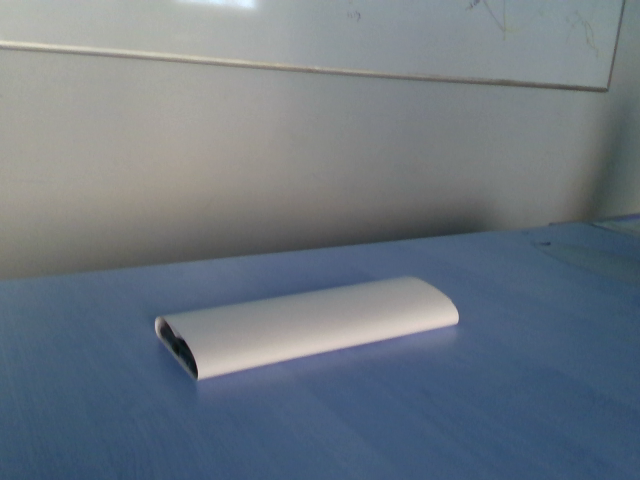
#> input picture demo/rgb.png, 640 x 480 px
$ python main.py
#> lines starting #> are read from the running program, lines starting #| are printed output that depends on the picture; after the words box and inside, x2 and y2 are one past the last pixel; in counts of white or black regions, pixels touching at a corner belong together
### lib/rgbd2pointcloud.py
import numpy as np
from lib.params_camera import config

### source code : https://svncvpr.in.tum.de/cvpr-ros-pkg/trunk/rgbd_benchmark/rgbd_benchmark_tools/src/rgbd_benchmark_tools/generate_pointcloud.py ###

"""
This script reads a registered pair of color and depth images and generates a
colored 3D point cloud.
"""

def rgbd2pointcloud(rgb, depth, debug_mode = False):
	if rgb.shape[:2] != depth.shape:
		raise Exception("Color and depth image do not have the same resolution.")
	points = []
	dict_depth_point = {}
	for v in range(rgb.shape[1]):
		for u in range(rgb.shape[0]):
			color = rgb[u,v]
			Z = depth[u,v] / config.scalingfactor
			if debug_mode:
				print('scaled depth : ', Z)
			if Z == 0:
				continue
			X = (u - config.centerX) * Z / config.focal_length
			Y = (v - config.centerY) * Z / config.focal_length
			points.append([X, Y, Z])
			dict_depth_point[str([u, v, depth[u,v]])] = np.array([X, Y, Z, 1]).reshape((4,1))
	return points, dict_depth_point

### lib/ransac.py
import numpy as np
import random
from lib.params_camera import config

def ransac(pointcloud):
	count = 0
	best_plane_detected = []
	pointcloud = list(pointcloud)
	best_plane = None
	best_num_inliers = 0
	while count < config.num_iters_for_points:
		point_group = pointcloud # random.sample(pointcloud, config.num_groups)
		iters = 0
		while iters < config.num_iters_for_plane:
			num_inliers = 0
			random.shuffle(point_group)
			point_plane = point_group[:3]
			rest_point = point_group[3:]
			plane = estimate(point_plane)
			for point in rest_point:
				if is_inlier(point, plane, config.error_tolerated):
					num_inliers += 1
			if num_inliers > best_num_inliers:
				best_plane = plane
				best_num_inliers = num_inliers
				if num_inliers / config.num_groups > config.threhold_percentage:
					break
			iters += 1
		count += 1
	return best_plane, best_num_inliers / len(rest_point)

# [12 lines left out: functions solvequation, estimate_inlier, not called in this run]

def augment(xyzs):
	axyz = np.ones((len(xyzs), 4))
	axyz[:, :3] = xyzs
	return axyz

def is_inlier(xyz, coeffs, threshold):
	return np.abs(coeffs.dot(augment([xyz]).T)) < threshold

def estimate(xyzs):
	axyz = augment(xyzs[:3])
	return np.linalg.svd(axyz)[-1][-1, :]

### lib/generate_pointcloud.py
#!/usr/bin/python
# Software License Agreement (BSD License)
#
# Copyright (c) 2013, Juergen Sturm, TUM
# All rights reserved.
#
# Redistribution and use in source and binary forms, with or without
# modification, are permitted provided that the following conditions
# are met:
#
#  * Redistributions of source code must retain the above copyright
#    notice, this list of conditions and the following disclaimer.
#  * Redistributions in binary form must reproduce the above
#    copyright notice, this list of conditions and the following
#    disclaimer in the documentation and/or other materials provided
#    with the distribution.
#  * Neither the name of TUM nor the names of its
#    contributors may be used to endorse or promote products derived
#    from this software without specific prior written permission.
#
# THIS SOFTWARE IS PROVIDED BY THE COPYRIGHT HOLDERS AND CONTRIBUTORS
# "AS IS" AND ANY EXPRESS OR IMPLIED WARRANTIES, INCLUDING, BUT NOT
# LIMITED TO, THE IMPLIED WARRANTIES OF MERCHANTABILITY AND FITNESS
# FOR A PARTICULAR PURPOSE ARE DISCLAIMED. IN NO EVENT SHALL THE
# COPYRIGHT OWNER OR CONTRIBUTORS BE LIABLE FOR ANY DIRECT, INDIRECT,
# INCIDENTAL, SPECIAL, EXEMPLARY, OR CONSEQUENTIAL DAMAGES (INCLUDING,
# BUT NOT LIMITED TO, PROCUREMENT OF SUBSTITUTE GOODS OR SERVICES;
# LOSS OF USE, DATA, OR PROFITS; OR BUSINESS INTERRUPTION) HOWEVER
# CAUSED AND ON ANY THEORY OF LIABILITY, WHETHER IN CONTRACT, STRICT
# LIABILITY, OR TORT (INCLUDING NEGLIGENCE OR OTHERWISE) ARISING IN
# ANY WAY OUT OF THE USE OF THIS SOFTWARE, EVEN IF ADVISED OF THE
# POSSIBILITY OF SUCH DAMAGE.
#
# the resulting .ply file can be viewed for example with meshlab
# sudo apt-get install meshlab

"""
This script reads a registered pair of color and depth images and generates a
colored 3D point cloud in the PLY format.
"""

import argparse
import sys
import os
from PIL import Image
from lib.params_camera import config

def generate_pointcloud(rgb_file,depth_file,ply_file):
    """
    Generate a colored point cloud in PLY format from a color and a depth image.

    Input:
    rgb_file -- filename of color image
    depth_file -- filename of depth image
    ply_file -- filename of ply file

    """
    rgb = Image.open(rgb_file)
    depth = Image.open(depth_file)

    if rgb.size != depth.size:
        raise Exception("Color and depth image do not have the same resolution.")
    if rgb.mode != "RGB":
        raise Exception("Color image is not in RGB format")
    if depth.mode != "I":
        raise Exception("Depth image is not in intensity format")


    points = []
    for v in range(rgb.size[1]):
        for u in range(rgb.size[0]):
            color = rgb.getpixel((u,v))
            Z = depth.getpixel((u,v)) / config.scalingfactor
            if Z==0: continue
            X = (u - config.centerX) * Z / config.focal_length
            Y = (v - config.centerY) * Z / config.focal_length
            points.append("%f %f %f %d %d %d 0\n"%(X,Y,Z,color[0],color[1],color[2]))
    file = open(ply_file,"w")
    file.write('''ply
format ascii 1.0
element vertex %d
property float x
property float y
property float z
property uchar red
property uchar green
property uchar blue
property uchar alpha
end_header
%s
'''%(len(points),"".join(points)))
    file.close()

# [11 lines that do not run on import are left out]

### main.py
import numpy as np
import argparse
import pickle as pkl
from PIL import Image
import matplotlib.pyplot as plt
import random
import cv2

from lib.rgbd2pointcloud import rgbd2pointcloud
from lib.ransac import ransac
from lib.ransac import is_inlier
from lib.csv2depth import csv2depth
from lib.params_camera import config
from lib.generate_pointcloud import generate_pointcloud

def make_parser():
	parser = argparse.ArgumentParser()
	parser.add_argument(
		'-rgb', '--rgbimage', default='demo/rgb.png')
	parser.add_argument(
		'-depth', '--depthimage', default='demo/depth.png')
	return parser

def plot_plane(a, b, c, d):
	xx, yy = np.mgrid[:5, :5]
	return xx, yy, (-d - a * xx - b * yy) / c

def rotate_view(vis):
	ctr = vis.get_view_control()
	ctr.rotate(10.0, 0.0)
	return False

if __name__ == '__main__':
        parser = make_parser()
        args = parser.parse_args()
        rgb = cv2.imread(args.rgbimage)
#> rgb is the input picture: shape (480, 640, 3); mean B, G, R 128.9, 118.6, 108.2
        depth = plt.imread(args.depthimage)
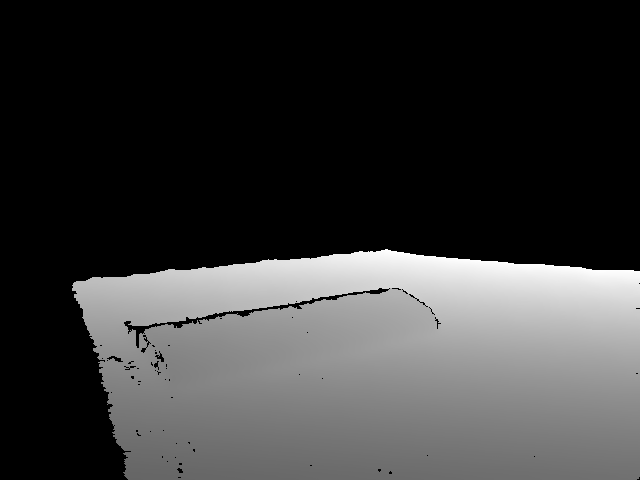
#> input picture demo/depth.png, 640 x 480 px
#> depth is the input picture: shape (480, 640) float32; min 0, max 1, mean 0.226
        #depth = csv2depth(args.depthimage)
        depth = depth / 255 * 1000
        depth[depth>3] = 0
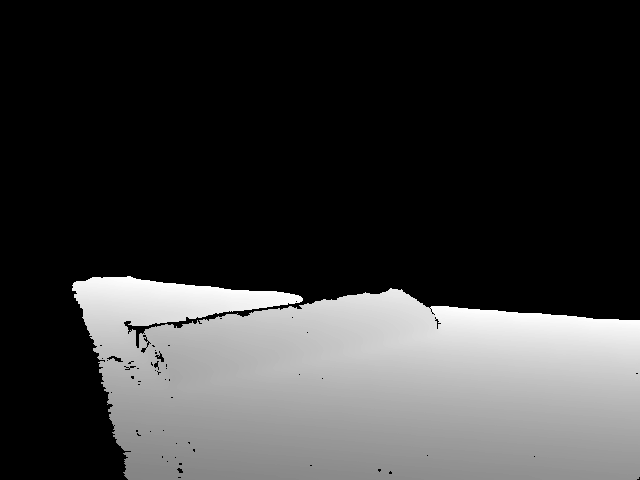
#> depth: shape (480, 640) float32; min 0, max 3, mean 0.675; drawn with min black and max white
        #depth = plt.imread(args.depthimage)
        #depth = pkl.load(open('depth.pkl','rb'))
        rgb = rgb[:depth.shape[0], :depth.shape[1]]
        rgb = np.array(rgb, dtype=np.float64)
        mask = np.ones(depth.shape)
        mask[depth==0] = 0
        pointcloud, dict_depth_point = rgbd2pointcloud(rgb, depth)
#> after the loop in rgbd2pointcloud, `for v in range(rgb.shape[1]):`: dict_depth_point = 96373 items
#> pointcloud = 96373 items; dict_depth_point = 96373 items
        pointcloud_ori = pointcloud.copy()
#> pointcloud_ori = 96373 items
        pointcloud = random.sample(list(pointcloud), 500)
#> pointcloud = 500 items, first 6: [0.000729, 0.000177, 0.00177], [0.000624, 0.000325, 0.00217], [0.00072, -0.000617, 0.0016], [0.000707, -0.000145, 0.00177], [0.000629, 0.000633, 0.00223], [0.000538, 0.000624, 0.00254]
        pointcloud = np.array(pointcloud).reshape((-1,3))
#> pointcloud = 500 rows, first 8: [0.000729, 0.000177, 0.00177], [0.000624, 0.000325, 0.00217], [0.00072, -0.000617, 0.0016], [0.000707, -0.000145, 0.00177], [0.000629, 0.000633, 0.00223], [0.000538, 0.000624, 0.00254], [0.000694, 0.000244, 0.00191], [0.000357, -3.91e-05, 0.00245]

        plane_detected, percentage_points_covered = ransac(pointcloud)
#> in ransac, `pointcloud = list(pointcloud)`: pointcloud = 500 items, first 6: [0.000729, 0.000177, 0.00177], [0.000624, 0.000325, 0.00217], [0.00072, -0.000617, 0.0016], [0.000707, -0.000145, 0.00177], [0.000629, 0.000633, 0.00223], [0.000538, 0.000624, 0.00254]
#> after the loop in ransac, `while count < config.num_iters_for_points:`: best_num_inliers = 437; best_plane = [-0.953, 0.0786, -0.292, 0.00119]; count = 50
#> plane_detected = [-0.953, 0.0786, -0.292, 0.00119]; percentage_points_covered = 0.879
        for key in dict_depth_point.keys():
        	if np.dot(plane_detected, dict_depth_point[key]) < config.error_tolerated:
        		coordinates = eval(str(key))
        		mask[coordinates[0], coordinates[1]] = 0
#> this loop made 96373 passes
#> (key, coordinates) on passes 1 to 12: ('[285, 72, 2.8450596]', [285, 72, 2.85]), ('[288, 72, 2.829681]', [288, 72, 2.83]), ('[289, 72, 2.829681]', [289, 72, 2.83]), ('[290, 72, 2.8143022]', [290, 72, 2.81]), ('[283, 73, 2.8604383]', [283, 73, 2.86]), ('[284, 73, 2.8604383]', [284, 73, 2.86]), ('[285, 73, 2.8450596]', [285, 73, 2.85]), ('[286, 73, 2.8450596]', [286, 73, 2.85]), ('[287, 73, 2.8450596]', [287, 73, 2.85]), ('[288, 73, 2.829681]', [288, 73, 2.83]), ('[289, 73, 2.8143022]', [289, 73, 2.81]), ('[290, 73, 2.8143022]', [290, 73, 2.81])
#> coordinates on passes 61 to 66: [284, 77, 2.86], [285, 77, 2.85], [286, 77, 2.85], [287, 77, 2.83], [288, 77, 2.81], [289, 77, 2.81]
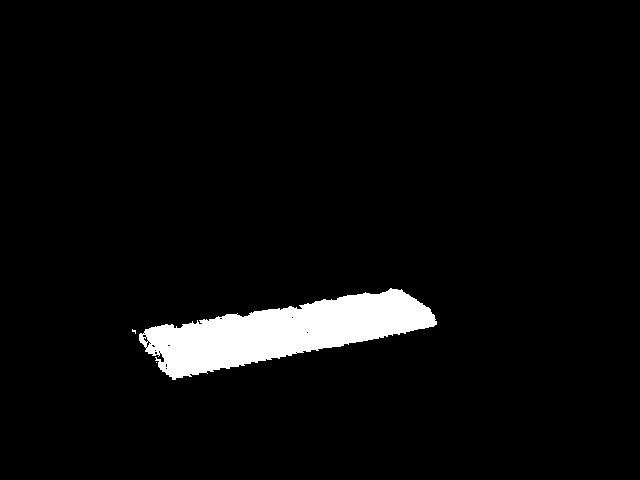
#> mask: shape (480, 640) float64; values 0 (black) and 1 (white), 4.3% white; 3 white regions (2 under 20 px), largest, box (x1, y1, x2, y2) and area: (139, 288, 437, 380) 13283
        depth_of_plane = depth * mask
        depth_not_plane = depth * (1 - mask)
        rgb_of_plane = rgb.copy()
        for i in range(3):
            rgb_of_plane[:, :, i] *= mask
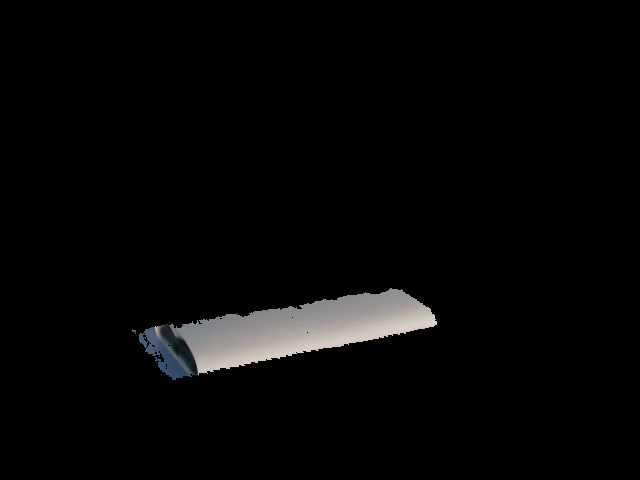
#> rgb_of_plane: shape (480, 640, 3) float64; mean B, G, R 6.5, 6.5, 6.6
        rgb_of_plane = np.array(rgb_of_plane, dtype=np.uint8)
        plt.imsave(config.target_dir + 'rgb_of_plane.png', rgb_of_plane)
        plt.imsave(config.target_dir + 'depth_of_plane.png', depth_of_plane)
        plt.imsave(config.target_dir + 'depth_not_plane.png', depth_not_plane)
        plt.imsave(config.target_dir + 'mask_of_plane.png', mask)
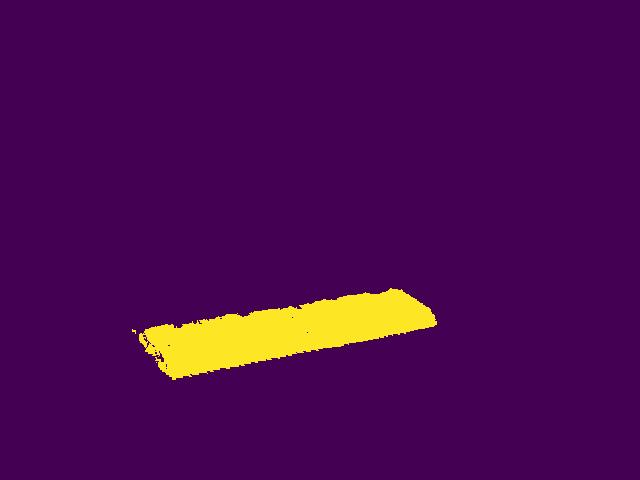
#> saved as mask_of_plane.png: shape (480, 640, 3); mean R, G, B 76, 11, 81.9
        im = Image.open(config.target_dir+"rgb_of_plane.png").convert('RGB')
        im.save(config.target_dir+'rgb_of_plane.png')
        im_ = Image.open(config.target_dir+"depth_of_plane.png").convert('I')
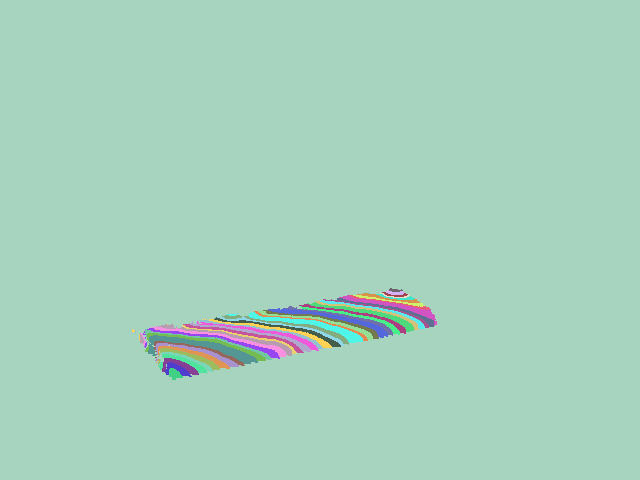
#> im_: PIL image 640x480 I; 47 distinct labels, from 30 to 215; one colour per label, 0 black
        im_.save(config.target_dir+'depth_of_plane.png')
        generate_pointcloud(config.target_dir+'rgb_of_plane.png', config.target_dir+'depth_of_plane.png', 'output.ply')
#> in generate_pointcloud, `depth = Image.open(depth_file)`:
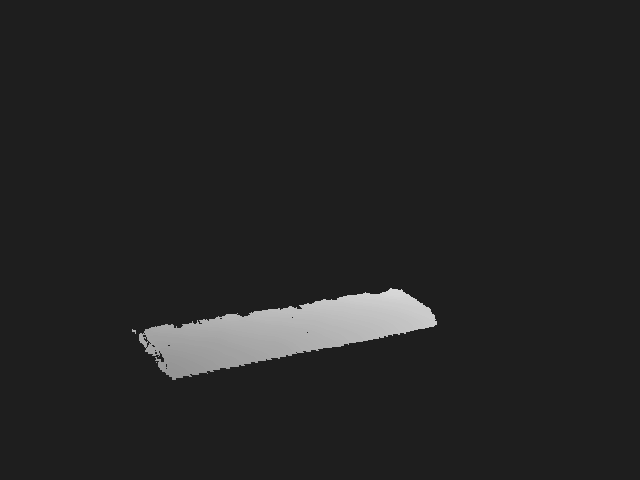
#> depth: PIL image 640x480 I;16; min 30, max 215, mean 36.4
#> (the run stopped early here; a loop or call above may not have finished)
